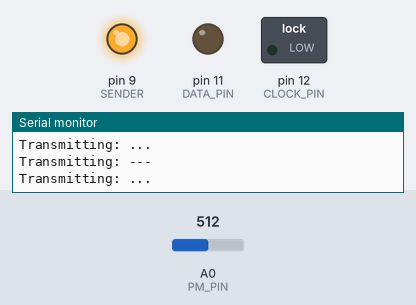
Bench run of a sketch on a simulated Arduino Uno, built with avr-gcc and run on an emulated ATmega328P. Parts: switched loads named in the sketch (green lamp = pin HIGH), output pins drawn as LEDs (lit = HIGH), the last lines printed to the serial monitor. The inputs (shaded band) are chosen by the test bench; at power-on: A0 (PM_PIN) = 512.

Above: at 18.0 s.
18.1 s: A0 (PM_PIN) set to 288
33.8 s: A0 (PM_PIN) set to 255
49.5 s: A0 (PM_PIN) set to 0
At 50.86 s:
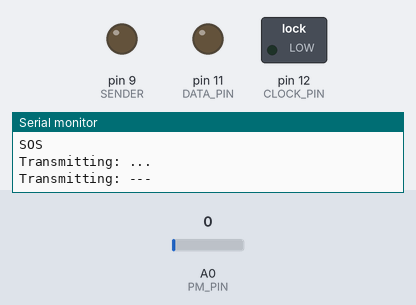
65.2 s: A0 (PM_PIN) set to 46
At 67.0 s:
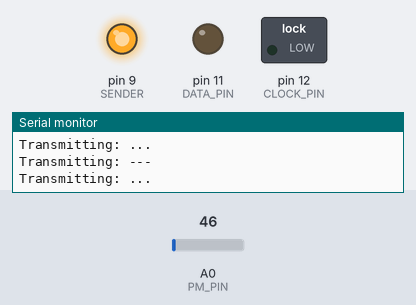
Timing chart, 0 to 81.9 s (numbered marks = the images above; inputs shaded):
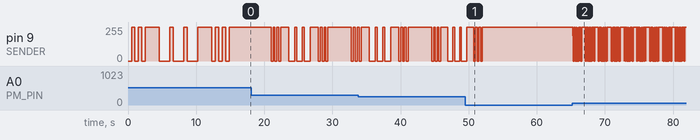

Measured:
- after the input at 49.5 s, pin 9 (SENDER): goes on until 52.0 s, then stays 255/255
- after the input at 65.2 s, pin 9 (SENDER): 255/255 → 190/255 after 0.07 s, then repeats every 1.9 s: 255/255 0.04 s, 0/255 0.05 s, 255/255 0.05 s, 0/255 0.05 s, 255/255 0.18 s, 2 × (0/255 0.14 s, 255/255 0.05 s), 0/255 0.14 s, 255/255 0.18 s, 2 × (0/255 0.05 s, 255/255 0.05 s), 0/255 0.05 s, 255/255 0.55 s, 0/255 0.05 s

The sketch:

sender.ino
```cpp
#define LATCH_PIN 10
#define CLOCK_PIN 12
#define DATA_PIN 11
#define PM_PIN A0

#define SENDER 9

int timeout = 0;
String receivedMessage = "";
String resultMessage = "";
String inputString = "";

const char letters[] = {
  'A',
  'B',
  'C',
  'D',
  'E',
  'F',
  'G',
  'H',
  'I',
  'J',
  'K',
  'L',
  'M',
  'N',
  'O',
  'P',
  'Q',
  'R',
  'S',
  'T',
  'U',
  'V',
  'W',
  'X',
  'Y',
  'Z',
  '0',
  '1',
  '2',
  '3',
  '4',
  '5',
  '6',
  '7',
  '8',
  '9',
  ' '
};

String morse_symbols[] = {
  ".-",
  "-...",
  "-.-.",
  "-..",
  ".",
  "..-.",
  "--.",
  "....",
  "..",
  ".---",
  "-.-",
  ".-..",
  "--",
  "-.",
  "---",
  ".--.",
  "--.-",
  ".-.",
  "...",
  "-",
  "..-",
  "...-",
  ".--",
  "-..-",
  "-.--",
  "--..",
  "-----",
  ".----",
  "..---",
  "...--",
  "....-",
  ".....",
  "-....",
  "--...",
  "---..",
  "----."
};

void setup() {
  pinMode(LATCH_PIN, OUTPUT);
  pinMode(DATA_PIN, OUTPUT);
  pinMode(CLOCK_PIN, OUTPUT);
  pinMode(PM_PIN, INPUT);
  pinMode(SENDER, OUTPUT);

  Serial.begin(9600);
}

void loop() {
  timeout = analogRead(PM_PIN);
  transmitMorse("SOS");
}

void transmitWord(String sequence) {
  for (int i = 0; i < sequence.length(); i++) {
    if (sequence[i] == '.') {
      transmitSignal(1);
    } else if (sequence[i] == '-') {
      transmitSignal(3);
    } else if (sequence[i] == ' ') {
      delay(5 * timeout);
    } else {
      delay(2 * timeout);
    }
  }
}

void transmitSignal(int duration) {
  digitalWrite(SENDER, LOW);
  delay(duration * timeout);
  digitalWrite(SENDER, HIGH);
  delay(timeout);
}

void transmitMorse(String inputString) {
  String prepared = inputString;
  Serial.println(prepared);
  for (int i = 0; i < prepared.length(); i++) {
    char currentLetter = prepared.charAt(i);
    if (currentLetter == ' ') {
      delay(7 * timeout);
    } else {
      int letterIndex = 0;
      for (int j = 0; j < 36; j++) {
        if (letters[j] == currentLetter) {
          letterIndex = j;
          break;
        }
      }
      transmitWord(morse_symbols[letterIndex]);
      Serial.print("Transmitting: ");
      Serial.println(morse_symbols[letterIndex]);
      delay(3 * timeout);
    }
  }
  delay(8 * timeout);
}
```
